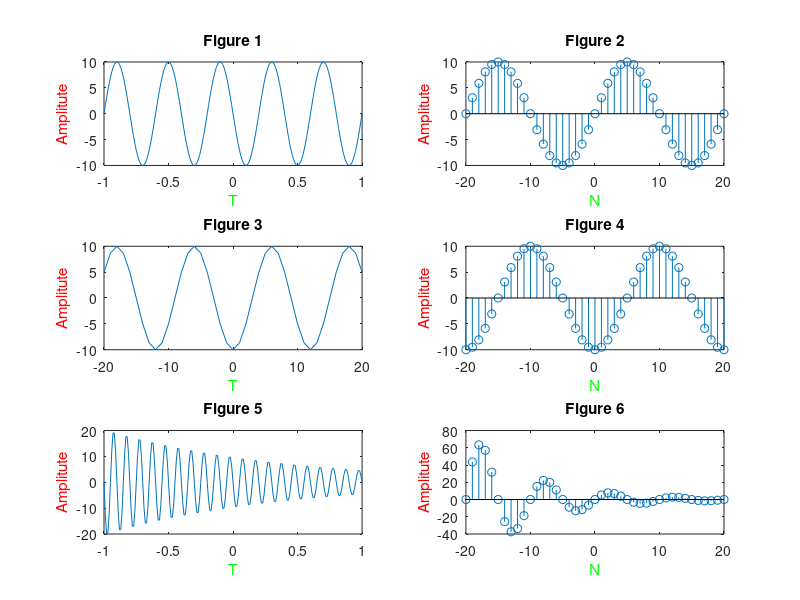

The MATLAB source for this figure:
A=10;
%---------1--------
omega1=5*pi;
t=-1:0.01:1;
y=A.*sin(omega1.*t+pi);
subplot(3,2,1);
plot(t,y)
xlabel('T','color','g');
ylabel('Amplitute','color','r');
title('Figure 1');
%--------2---------
omega2=pi/10;
n=-20:20;
z=A.*sin(omega2.*n);
subplot(3,2,2);
stem(n,z)
xlabel('N','color','g');
ylabel('Amplitute','color','r');
title('Figure 2');
%--------3---------
omega3=pi/6;
t=-20:20;
m=A.*cos(omega3.*t+pi);
subplot(3,2,3);
plot(t,m)
xlabel('T','color','g');
ylabel('Amplitute','color','r');
title('Figure 3');
%--------4---------
omega4=pi/10;
n=-20:20;
o=A.*cos(omega4.*t+pi);
subplot(3,2,4);
stem(n,o)
xlabel('N','color','g');
ylabel('Amplitute','color','r');
title('Figure 4');
%--------5---------
omega=20*pi;
t=-1:0.01:1;
a=0.75;
exp_sine=A.*exp(-a.*t).*sin(omega.*t+pi);
subplot(3,2,5);
plot(t,exp_sine)
xlabel('T','color','g');
ylabel('Amplitute','color','r');
title('Figure 5');
%--------6---------
omega6=2*pi/10;
n=-20:20;
a=1;
r=0.90;
s=a*(r.^n).*A.*sin(omega6.*n);
subplot(3,2,6);
stem(n,s);
xlabel('N','color','g');
ylabel('Amplitute','color','r');
title('Figure 6');